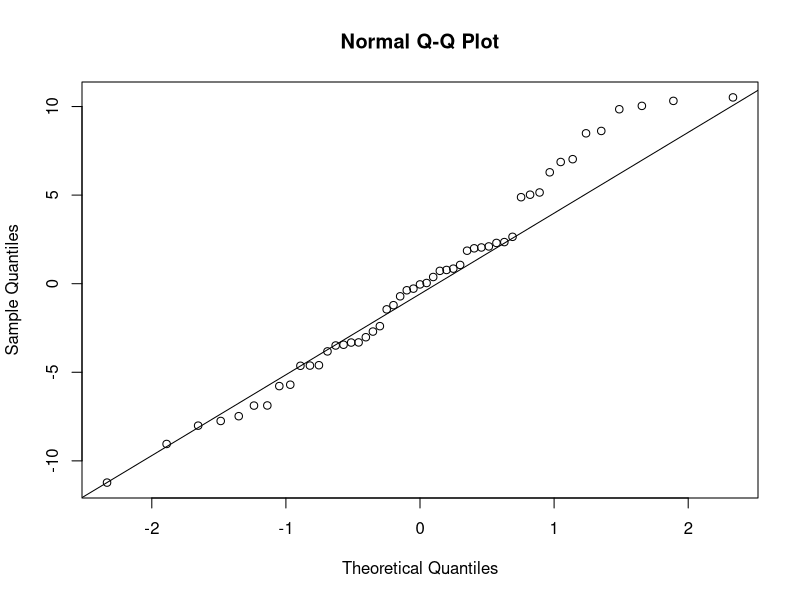
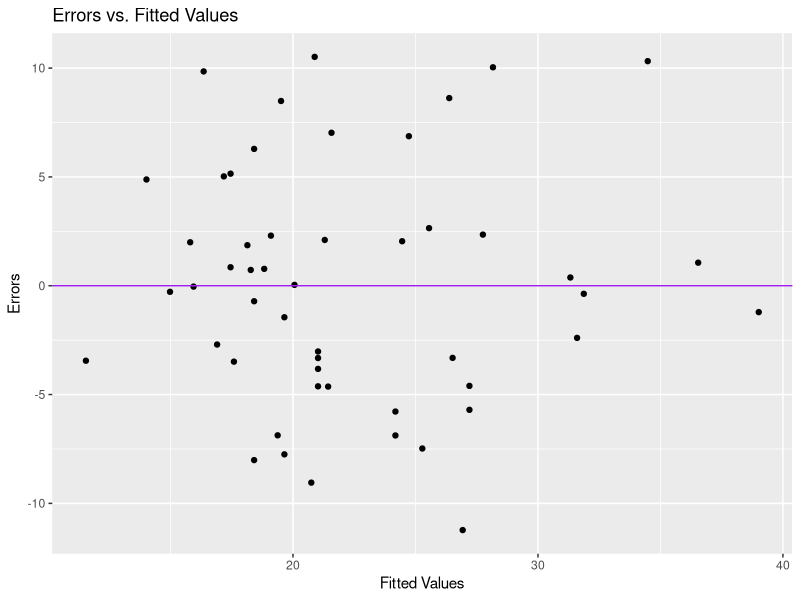
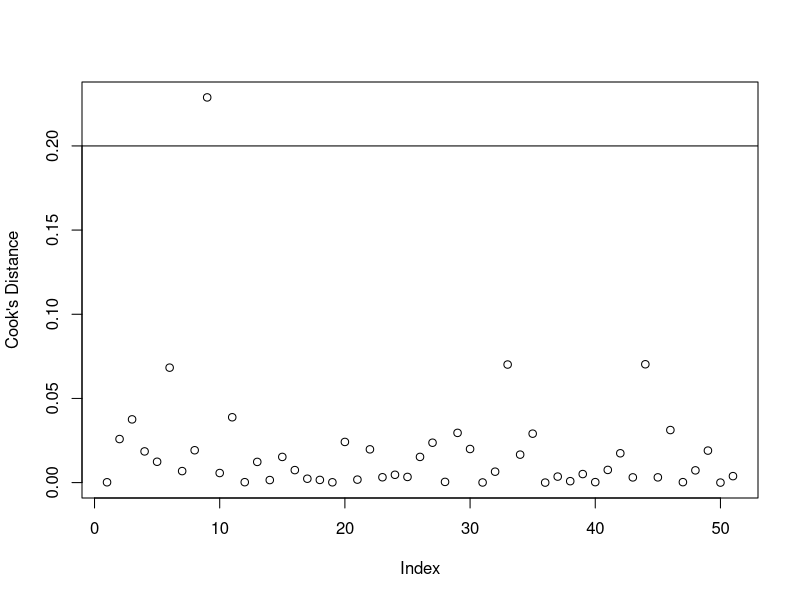
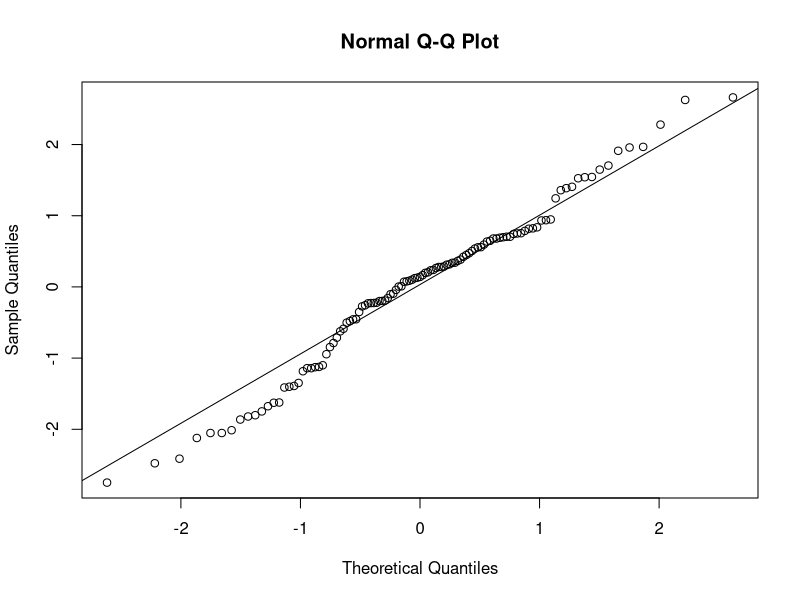
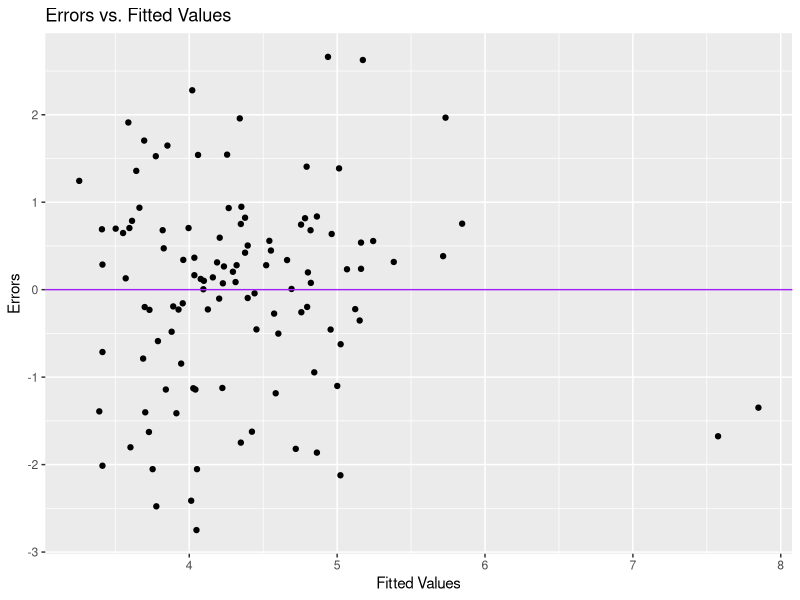
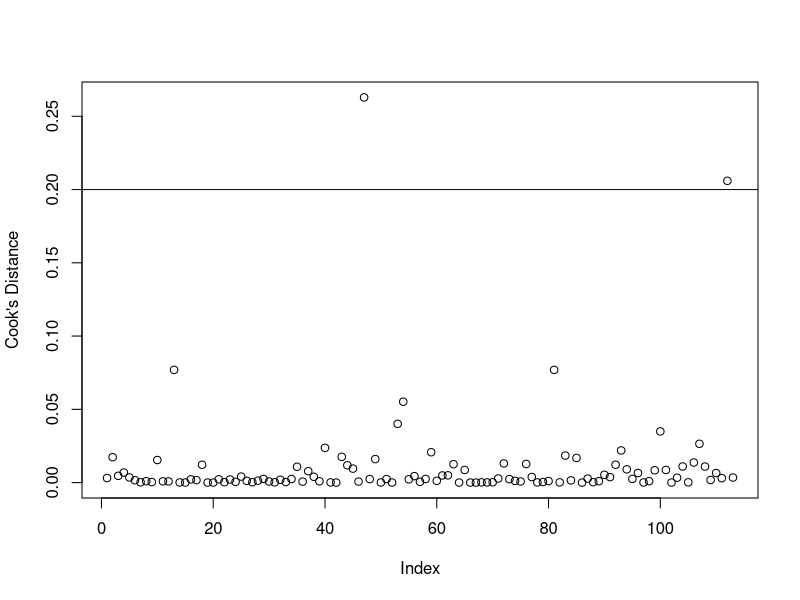
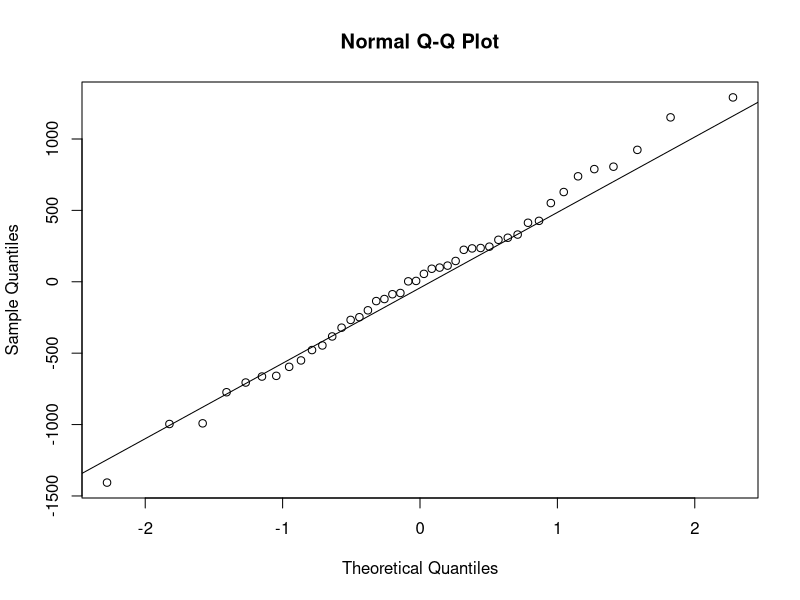
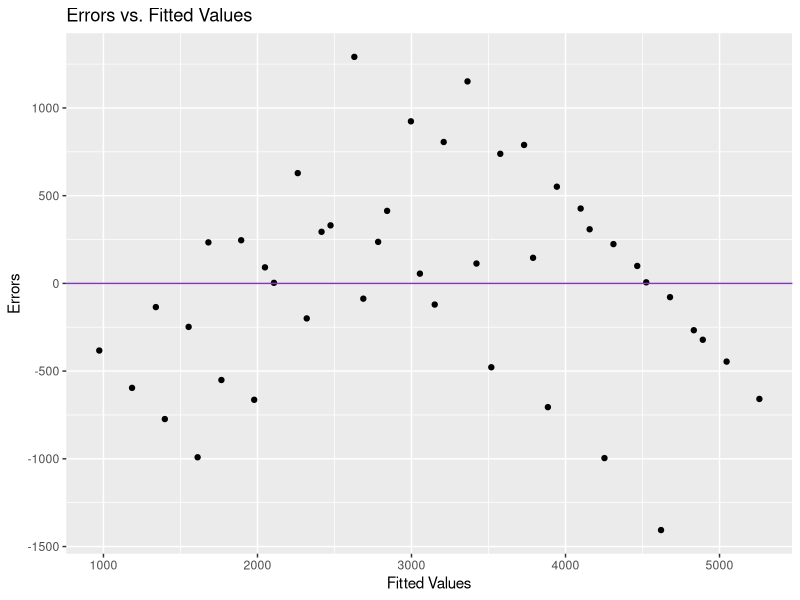

These figures' R source, in order:
## ---- chunk 1
fish=read.csv("fish.csv",sep = ',',header = TRUE)
hos=read.csv("hospital.csv",sep = ',',header = TRUE)
pov=read.csv("poverty.csv",sep=',',header=TRUE)
library(ggplot2)
## ---- chunk 2
the.model=lm(Brth15to17~PovPct,data=pov)
pov$ei=the.model$residuals
pov$yhat=the.model$fitted.values
qqnorm(the.model$residuals)
qqline(the.model$residuals)
ei=the.model$residuals
the.SWtest=shapiro.test(ei)
the.SWtest
## ---- chunk 3
qplot(yhat, ei, data = pov) +  ggtitle("Errors vs. Fitted Values") + xlab("Fitted Values") + 
  ylab("Errors") + geom_hline(yintercept = 0,col = "purple")
Group = rep("Lower",nrow(pov))
Group[pov$Brth15to17 < median(pov$Brth15to17)] = "Upper"
Group = as.factor(Group)
pov$Group = Group
the.FKtest= fligner.test(pov$ei, pov$Group)
the.FKtest

## ---- chunk 4
CD=cooks.distance(the.model)
cutoff=0.20
outliers=which(CD>cutoff)
outliers
new.data=pov[-outliers,]
plot(CD,ylab = "Cook's Distance")+abline(h = cutoff)
## ---- chunk 5
new.model=lm(Brth15to17~PovPct,data=new.data)
new.betas=new.model$coefficients
the.a=the.model$coefficients
## ---- chunk 6
the.a
## ---- chunk 7
new.betas
## ---- chunk 8
alpha=0.1
the.CIs=confint(new.model,level = 1-alpha)
the.CIs
## ---- chunk 9
the.CIs[2,]
## ---- chunk 10

## ---- chunk 11

## ---- chunk 12
summary(new.model)$coefficients

## ---- chunk 13
the.model=lm(InfctRsk~MedSchool+Stay,data=hos)
hos$ei=the.model$residuals
hos$yhat=the.model$fitted.values
qqnorm(the.model$residuals)
qqline(the.model$residuals)
ei=the.model$residuals
the.SWtest=shapiro.test(ei)
the.SWtest
## ---- chunk 14
qplot(yhat, ei, data = hos) +  ggtitle("Errors vs. Fitted Values") + xlab("Fitted Values") + 
  ylab("Errors") + geom_hline(yintercept = 0,col = "purple")
Group = rep("Lower",nrow(hos))
Group[hos$InfctRsk < median(hos$InfctRsk)] = "Upper"
Group = as.factor(Group)
hos$Group = Group
the.FKtest= fligner.test(hos$ei, hos$Group)
the.FKtest
## ---- chunk 15
CD=cooks.distance(the.model)
cutoff=0.20
outliers=which(CD>cutoff)
outliers
new.data=hos[-outliers,]
plot(CD,ylab = "Cook's Distance")+abline(h = cutoff)
## ---- chunk 16
new.model=lm(InfctRsk~MedSchool+Stay,data=new.data)
new.betas=new.model$coefficients
the.a=the.model$coefficients
## ---- chunk 17
the.a
## ---- chunk 18
new.betas
## ---- chunk 19
alpha=0.1
the.CIs=confint(new.model,level = 1-alpha)
the.CIs
## ---- chunk 20

## ---- chunk 21
summary(new.model)$coefficients
## ---- chunk 22

## ---- chunk 23
the.model=lm(InfctRsk~MedSchool+Stay+MedSchool*Stay,data=hos)
the.beta=the.model$coefficients
the.beta
## ---- chunk 24
alpha=0.1
the.CIs=confint(the.model,level = 1-alpha)
the.CIs
## ---- chunk 25

## ---- chunk 26

## ---- chunk 27
the.model=lm(Length~Age+Temp,data=fish)
fish$ei=the.model$residuals
fish$yhat=the.model$fitted.values
qqnorm(the.model$residuals)
qqline(the.model$residuals)
ei=the.model$residuals
the.SWtest=shapiro.test(ei)
the.SWtest
## ---- chunk 28
qplot(yhat, ei, data = fish) +  ggtitle("Errors vs. Fitted Values") + xlab("Fitted Values") + 
  ylab("Errors") + geom_hline(yintercept = 0,col = "purple")
Group = rep("Lower",nrow(fish))
Group[fish$Length < median(fish$Length)] = "Upper"
Group = as.factor(Group)
fish$Group = Group
the.FKtest= fligner.test(fish$ei, fish$Group)
the.FKtest
## ---- chunk 29
CD=cooks.distance(the.model)
cutoff=0.20
outliers=which(CD>cutoff)
new.data=fish[-outliers,]
plot(CD,ylab = "Cook's Distance")+abline(h = cutoff)
## ---- chunk 30
new.model=lm(Length~Age+Temp,data=new.data)
new.betas=new.model$coefficients
the.a=the.model$coefficients
## ---- chunk 31
the.a
## ---- chunk 32
new.betas
## ---- chunk 33
alpha=0.1
the.CIs=confint(new.model,level = 1-alpha)
the.CIs
## ---- chunk 34

## ---- chunk 35
summary(new.model)$coefficient
## ---- chunk 36

## ---- chunk 37
head(fish)
the.model=lm(Length~Age+Temp+Age*Temp,data=fish)
the.beta=the.model$coefficients
the.beta
## ---- chunk 38
alpha=0.1
the.CIs=confint(the.model,level = 1-alpha)
the.CIs
## ---- chunk 39

## ---- chunk 40

